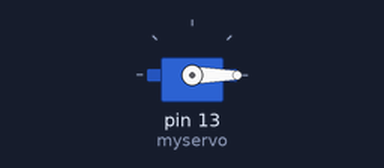
A sketch run on a simulated Arduino Uno, built with avr-gcc and run on an emulated ATmega328P. Shown: servo.

Above: at 0.05 s.
At 0.45 s:
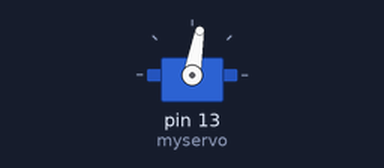
At 0.9 s:
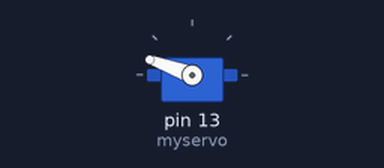
At 1.8 s:
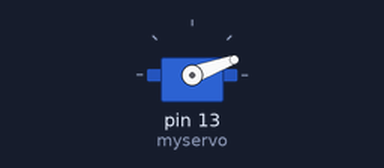
Timing chart, 0 to 4.1 s (numbered marks = the images above):
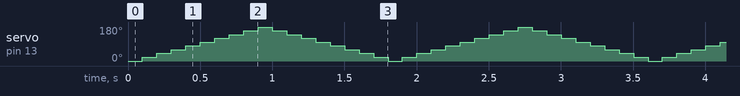

Measured:
- by itself, servo on pin 13 (myservo): repeats every 1.8 s: 40° 0.10 s, 60° 0.10 s, 80° 0.10 s, 100° 0.10 s, 120° 0.10 s, 140° 0.10 s, 160° 0.10 s, 180° 0.10 s, 160° 0.10 s, 140° 0.10 s, 120° 0.10 s, 100° 0.10 s, 80° 0.10 s, 60° 0.10 s, 40° 0.10 s, 20° 0.10 s, 0° 0.10 s, 20° 0.10 s

The sketch:

SERVO.ino
```cpp
#include <Servo.h>
#include <math.h>

Servo myservo;

int pos = 0;


void setup() {
  myservo.attach(13);
  myservo.write(0);
}

int tot = 0;    /*time in milliseconds */
void loop() {
    while (pos < 180) {
      myservo.write(pos);
      pos += 20;
      delay(100);
    }
    while (pos > 0) {
      myservo.write(pos);
      pos -= 20;
      delay(100);
    }
}
```
